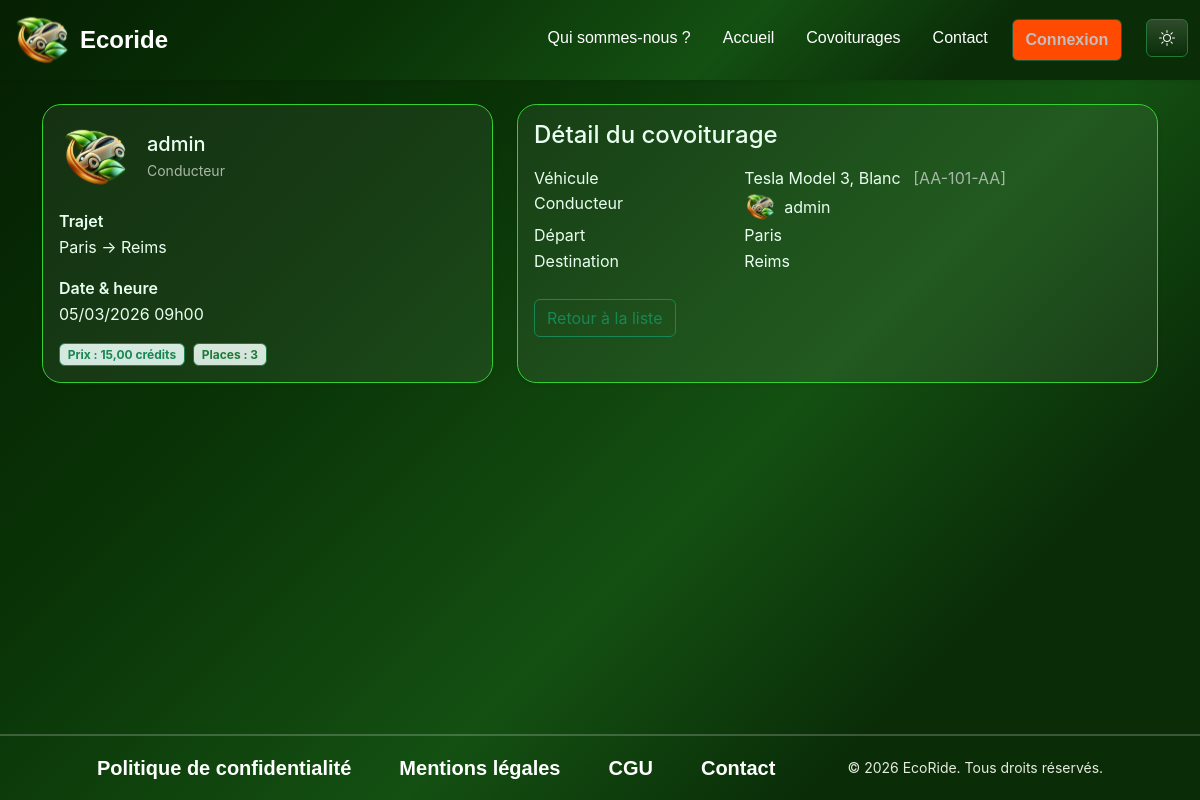
/covoiturages/202, run on the app's committed database.
### tables this page shows
CREATE TABLE IF NOT EXISTS `covoiturages` (
    `id` INT NOT NULL AUTO_INCREMENT,
    `driver_id` INT NOT NULL,
    `vehicle_id` INT NOT NULL,
    `adresse_depart` VARCHAR(255) NOT NULL,
    `adresse_arrivee` VARCHAR(255) NOT NULL,
    `depart` DATETIME NOT NULL,
    `arrivee` DATETIME NOT NULL,
    `prix` DECIMAL(10, 2) NOT NULL,
    `places_reservees` INT NOT NULL DEFAULT 0,
    `status` ENUM(
        'en_attente',
        'demarre',
        'termine',
        'annule'
    ) NOT NULL DEFAULT 'en_attente',
    `created_at` DATETIME NULL DEFAULT CURRENT_TIMESTAMP,
    PRIMARY KEY (`id`),
    KEY `fk_covoit_driver` (`driver_id`),
    KEY `fk_covoit_vehicle` (`vehicle_id`),
    KEY `idx_covoit_depart` (`depart`),
    CONSTRAINT `fk_covoit_driver` FOREIGN KEY (`driver_id`) REFERENCES `users` (`id`) ON DELETE RESTRICT ON UPDATE RESTRICT,
    CONSTRAINT `fk_covoit_vehicle` FOREIGN KEY (`vehicle_id`) REFERENCES `vehicles` (`id`) ON DELETE CASCADE ON UPDATE RESTRICT
);

CREATE TABLE IF NOT EXISTS `users` (
    `id` INT NOT NULL AUTO_INCREMENT,
    `pseudo` VARCHAR(50) NOT NULL,
    `email` VARCHAR(100) NOT NULL,
    `password` VARCHAR(255) NOT NULL,
    `role_id` INT NOT NULL DEFAULT 1,
    `is_active` TINYINT(1) NOT NULL DEFAULT 1,
    `credits` INT NULL DEFAULT 20,
    `note` DECIMAL(4, 2) NULL DEFAULT 0.00,
    `photo` VARCHAR(255) NULL,
    `created_at` DATETIME NULL DEFAULT CURRENT_TIMESTAMP,
    `travel_role` ENUM(
        'passager',
        'chauffeur',
        'les-deux'
    ) NOT NULL DEFAULT 'passager',
    `email_verified` TINYINT(1) NOT NULL DEFAULT 0,
    `email_verification_token` VARCHAR(64) NULL,
    `email_verification_expires` DATETIME NULL,
    PRIMARY KEY (`id`),
    UNIQUE KEY `ux_users_pseudo` (`pseudo`),
    UNIQUE KEY `ux_users_email` (`email`),
    KEY `fk_users_role` (`role_id`),
    CONSTRAINT `fk_users_role` FOREIGN KEY (`role_id`) REFERENCES `roles` (`id`) ON DELETE RESTRICT ON UPDATE RESTRICT
);

CREATE TABLE IF NOT EXISTS `vehicles` (
    `id` INT NOT NULL AUTO_INCREMENT,
    `user_id` INT NOT NULL,
    `marque` VARCHAR(50) NOT NULL,
    `modele` VARCHAR(50) NOT NULL,
    `couleur` VARCHAR(50) NULL,
    `immatriculation` VARCHAR(20) NOT NULL,
    `date_premiere_immatriculation` DATE NOT NULL,
    `fuel_type_id` INT NULL,
    `places_dispo` INT NOT NULL,
    `preferences` TEXT NULL,
    `custom_preferences` TEXT NULL,
    `created_at` DATETIME NULL DEFAULT CURRENT_TIMESTAMP,
    PRIMARY KEY (`id`),
    UNIQUE KEY `ux_vehicles_immat` (`immatriculation`),
    KEY `fk_vehicles_user` (`user_id`),
    KEY `fk_vehicles_fuel` (`fuel_type_id`),
    CONSTRAINT `fk_vehicles_user` FOREIGN KEY (`user_id`) REFERENCES `users` (`id`) ON DELETE CASCADE ON UPDATE RESTRICT,
    CONSTRAINT `fk_vehicles_fuel` FOREIGN KEY (`fuel_type_id`) REFERENCES `fuel_types` (`id`) ON DELETE SET NULL ON UPDATE RESTRICT
);

### src/Controller/Controller.php (called while the page is built, shortened)
<?php
class Controller
{
    protected function render(string $view, array $data = []): void
    {
        extract($data);
        $viewPath = APP_ROOT . '/src/View/' . ltrim($view, '/') . '.php';
        require $viewPath;
        require APP_ROOT . '/src/View/layout.php';
    }
}

### src/Controller/PageController.php (called while the page is built, shortened)
<?php
class PageController extends Controller
{
    public function showCovoiturage(int $id): void
    {
        $repo = new CovoiturageRepository();
        $ride = $repo->findOneWithVehicleById($id);
        $from = (string)($ride['adresse_depart'] ?? 'Départ');
        $to = (string)($ride['adresse_arrivee'] ?? 'Arrivée');
        $when = null;
        try {
            $when = (new \DateTime((string)($ride['depart'] ?? '')))->format('d/m/Y H\hi');
        } catch (\Throwable $e) {
        }
        $titleBits = [$from . ' → ' . $to];
        if ($when) {
            $titleBits[] = $when;
        }
        $pageTitle = implode(' • ', $titleBits);
        $desc = 'Trajet de ' . $from . ' à ' . $to . ($when ? ' le ' . $when : '') . ' — trouvez votre place avec EcoRide.';
        $this->render('pages/covoiturages/show', [
            'ride' => $ride,
            'pageTitle' => $pageTitle,
            'metaDescription' => $desc,
            'canonical' => SITE_URL . 'covoiturages/' . $id,
        ]);
    }
}

### src/Routing/Router.php (called while the page is built, shortened)
<?php
class Router
{
    private array $routes;
    public function __construct()
    {
        $this->routes = require_once APP_ROOT . "/config/routes.php";
    }
    public function handleRequest(string $uri): void
    {
        $path = $this->normalizePath($uri);
        $method = $_SERVER['REQUEST_METHOD'] ?? 'GET';
        $matchedRoute = null;
        $params = [];
        foreach ($this->routes as $routePath => $routeConfig) {
            $pattern = preg_replace('#\{[a-zA-Z_]+\}#', '(\d+)', $routePath);
            if (preg_match("#^$pattern$#", $path, $matches)) {
                $matchedRoute = $routeConfig[$method] ?? $routeConfig;
                preg_match_all('#\{([a-zA-Z_]+)\}#', $routePath, $paramNames);
                array_shift($matches);
                $params = array_combine($paramNames[1], $matches);
                break;
            }
        }
        $action = $matchedRoute['action'];
        $controller = new $controllerPath();
        call_user_func_array([$controller, $action], $params);
    }
    public static function normalizePath(string $uri): string
    {
        $path = parse_url($uri, PHP_URL_PATH);
        return rtrim($path, '/') ?: '/';
    }
}

### public/index.php (called while the page is built, shortened)
<?php
$__appEnv = getenv('APP_ENV');
$router = new Router();
try {
    $router->handleRequest($_SERVER["REQUEST_URI"]);
} catch (\Throwable $e) {
    if (($_ENV['APP_ENV'] ?? $__appEnv) === 'dev') {
        throw $e;
    }
    (new \App\Controller\ErrorController())->show500();
}

### src/Repository/CovoiturageRepository.php (called while the page is built, shortened)
<?php
class CovoiturageRepository
{
    private \PDO $conn;
    private string $table = 'covoiturages';
    public function __construct()
    {
        $this->conn = Mysql::getInstance()->getPDO();
    }
    public function findOneWithVehicleById(int $id): ?array
    {
        $sql = "SELECT c.*,
                       v.places_dispo AS vehicle_places,
                       v.marque AS vehicle_marque, v.modele AS vehicle_modele, v.couleur AS vehicle_couleur,
                       v.immatriculation AS vehicle_immatriculation,
                       u.pseudo AS driver_pseudo, u.photo AS driver_photo
                FROM {$this->table} c
                LEFT JOIN vehicles v ON v.id = c.vehicle_id
                LEFT JOIN users u ON u.id = c.driver_id
                WHERE c.id = :id
                LIMIT 1";
        $stmt = $this->conn->prepare($sql);
        $stmt->execute([':id' => $id]);
        $row = $stmt->fetch(\PDO::FETCH_ASSOC);
        return $row ?: null;
    }
}

### src/Db/Mysql.php (called while the page is built, shortened)
<?php
class Mysql
{
    private string $dbName;
    private string $dbUser;
    private string $dbPassword;
    private string $dbPort;
    private string $dbHost;
    private ?\PDO $pdo = null;
    private static ?self $_instance = null;
    private function __construct()
    {
        $env = fn(string $key, ?string $def = null) =>
        $_ENV[$key] ?? $_SERVER[$key] ?? getenv($key) ?: $def;
        $this->dbHost     = $env('DB_HOST', '127.0.0.1');
        $this->dbName     = $env('DB_NAME', 'ecoride');
        $this->dbUser     = $env('DB_USER', 'root');
        $this->dbPassword = $env('DB_PASSWORD', '');
        $this->dbPort     = $env('DB_PORT', '3306');
    }
    public static function getInstance(): self
    {
        if (self::$_instance === null) {
            self::$_instance = new self();
        }
        return self::$_instance;
    }
    public function getPDO(): \PDO
    {
        if ($this->pdo === null) {
            $dsn = sprintf(
                'mysql:host=%s;port=%s;dbname=%s;charset=utf8mb4',
                $this->dbHost,
                $this->dbPort,
                $this->dbName
            );
            try {
                $this->pdo = new \PDO($dsn, $this->dbUser, $this->dbPassword, [
                    \PDO::ATTR_ERRMODE            => \PDO::ERRMODE_EXCEPTION,
                    \PDO::ATTR_DEFAULT_FETCH_MODE => \PDO::FETCH_ASSOC,
                ]);
            } catch (\PDOException $e) {
                throw $e;
            }
        }
        return $this->pdo;
    }
}

### src/View/pages/covoiturages/show.php (the view, shortened to what this page needs)
<div class="ride-show container py-4">
    <?php
    $d = null;
    try {
        $d = new DateTime((string)($ride['depart'] ?? ''));
    } catch (Throwable $e) {
    }
    $avatar = !empty($ride['driver_photo']) ? $ride['driver_photo'] : (defined('DEFAULT_AVATAR_URL') ? DEFAULT_AVATAR_URL : '/assets/images/logo.svg');
    $driverName = (string)($ride['driver_pseudo'] ?? ('#' . (int)($ride['driver_id'] ?? 0)));
    $veh = trim(((string)($ride['vehicle_marque'] ?? '')) . ' ' . ((string)($ride['vehicle_modele'] ?? '')));
    $veh = $veh !== '' ? $veh : 'Véhicule';
    $couleur = (string)($ride['vehicle_couleur'] ?? '');
    $immat = (string)($ride['vehicle_immatriculation'] ?? '');
    ?>
    <div class="row g-4">
        <div class="ride-summary col-12 col-lg-5">
            <div class="card shadow-sm h-100">
                <div class="card-body">
                    <div class="d-flex align-items-center gap-3 mb-3">
                        <img src="<?= htmlspecialchars($avatar) ?>" alt="Avatar conducteur" class="rounded-circle" style="width:72px;height:72px;object-fit:cover;">
                        <div>
                            <div class="h5 mb-1"><?= htmlspecialchars($driverName) ?></div>
                            <div class="text-muted small">Conducteur</div>
                        </div>
                    </div>
                    <div class="mb-3">
                        <div class="fw-semibold">Trajet</div>
                        <div class="text-break"><?= htmlspecialchars((string)($ride['adresse_depart'] ?? '')) ?> → <?= htmlspecialchars((string)($ride['adresse_arrivee'] ?? '')) ?></div>
                    </div>
                    <div class="mb-3">
                        <div class="fw-semibold">Date & heure</div>
                        <div><?= $d ? $d->format('d/m/Y H\hi') : '' ?></div>
                    </div>
                    <div class="d-flex align-items-center gap-2">
                        <span class="badge bg-success-subtle text-success border border-success">Prix&nbsp;: <?= htmlspecialchars(number_format((float)($ride['prix'] ?? 0), 2, ',', ' ')) ?> crédits</span>
                        <span class="badge bg-secondary-subtle text-secondary border border-secondary">Places&nbsp;: <?= (int)($ride['vehicle_places'] ?? 0) ?></span>
                    </div>
                </div>
            </div>
        </div>
        <div class="ride-detail col-12 col-lg-7">
            <div class="card shadow-sm h-100">
                <div class="card-body">
                    <h2 class="h4 mb-3">Détail du covoiturage</h2>
                    <dl class="row mb-0">
                        <dt class="col-sm-4">Véhicule</dt>
                        <dd class="col-sm-8">
                            <?= htmlspecialchars($veh) ?><?php if ($couleur): ?>, <span style="text-transform:capitalize;"><?= htmlspecialchars($couleur) ?></span><?php endif; ?>
                        <?php if ($immat): ?><small class="text-muted ms-2">[<?= htmlspecialchars($immat) ?>]</small><?php endif; ?>
                        </dd>
                        <dt class="col-sm-4">Conducteur</dt>
                        <dd class="col-sm-8 d-flex align-items-center gap-2">
                            <img src="<?= htmlspecialchars($avatar) ?>" alt="Avatar" class="rounded-circle" style="width:32px;height:32px;object-fit:cover;">
                            <span><?= htmlspecialchars($driverName) ?></span>
                        </dd>
                        <dt class="col-sm-4">Départ</dt>
                        <dd class="col-sm-8"><?= htmlspecialchars((string)($ride['adresse_depart'] ?? '')) ?></dd>
                        <dt class="col-sm-4">Destination</dt>
                        <dd class="col-sm-8"><?= htmlspecialchars((string)($ride['adresse_arrivee'] ?? '')) ?></dd>
                    </dl>
                    <div class="mt-4 d-flex gap-2">
                        <a class="btn btn-outline-success" href="/liste-covoiturages">Retour à la liste</a>
                    </div>
                </div>
            </div>
        </div>
    </div>
</div>

### data on the page
covoiturages: driver.photo (picture), driver.pseudo "admin", adresse_depart "Paris", adresse_arrivee "Reims", depart "05/03/2026 09h00", prix "15,00", vehicle.places_dispo "3", vehicle.modele "Tesla Model 3", vehicle.couleur "Blanc", vehicle.immatriculation "AA-101-AA"
